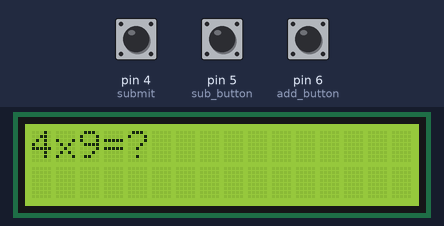
The sketch below on a simulated Arduino Uno, built with avr-gcc and run on an emulated ATmega328P. Parts: 16×2 character LCD. Inputs (shaded band) come from the test bench; at power-on: pin 4 (submit) HIGH, pin 5 (sub_button) HIGH, pin 6 (add_button) HIGH. Random numbers use the default seed unless the sketch sets one.

Above: at 1.2 s.
1.3 s: pin 4 (submit) pulled LOW for 3.2 s
At 1.7 s:
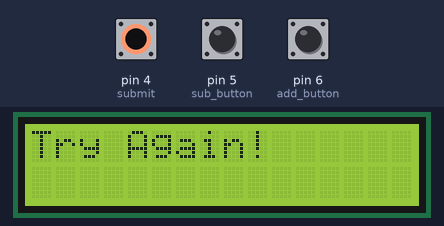
6.8 s: pin 5 (sub_button) pulled LOW for 1 s
At 8.2 s:
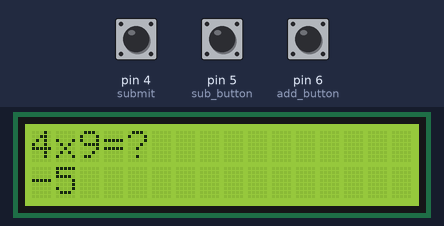
9.3 s: pin 6 (add_button) pulled LOW for 3.2 s
At 13.3 s:
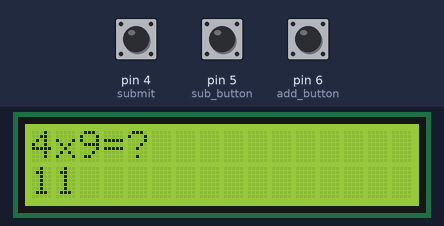
14.0 s: pin 6 (add_button) pulled LOW for 0.15 s
At 15.0 s:
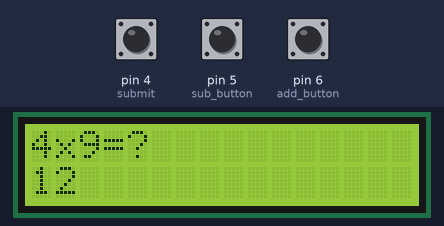
15.6 s: pin 4 (submit) pulled LOW for 0.15 s
At 16.2 s:
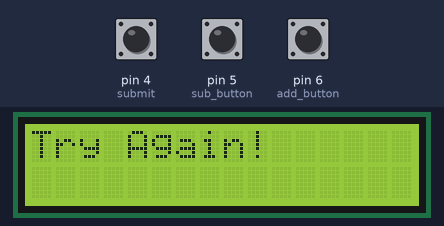
18.7 s: pin 4 (submit) pulled LOW for 1 s
Timing chart, 0 to 21.7 s (numbered marks = the images above; inputs shaded):
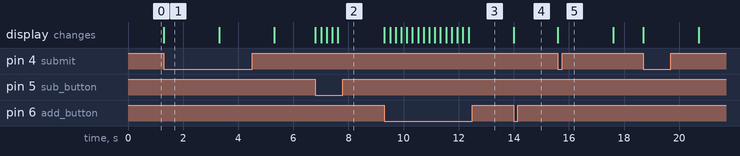

The sketch:

Math.ino
```cpp
#include <LiquidCrystal.h>

LiquidCrystal lcd(7, 8, 9, 10, 11, 12);

int response = 0;
int add_button = 6;
int sub_button = 5;
int submit = 4;
int wait = 200;

int num1;
int num2;
int answer;
String question;

void setup() {
  randomSeed(analogRead(0));
  num1 = random(0,10);
  num2 = random(0,10);
  answer = num1*num2;
  question = String(num1) + "x" + String(num2) + "=?";
  lcd.begin(16, 2);
  lcd.print(question);
  pinMode(add_button, INPUT_PULLUP);
  pinMode(sub_button, INPUT_PULLUP);
  pinMode(submit, INPUT_PULLUP);
  lcd.setCursor(0,1);
}

void update(){
  lcd.setCursor(0,0);
  lcd.clear();
  lcd.print(question);
  lcd.setCursor(0,1);
  lcd.print(response);
}

void loop() {

  if (LOW == digitalRead(add_button)){
    response+=1;
    lcd.print(response);
    update();
    delay(wait);
  }
  if (LOW == digitalRead(sub_button)){
    response-=1;
    lcd.print(response);
    update();
    delay(wait);
  }
  if(digitalRead(submit) == LOW){
    if (response == answer){
      lcd.clear();
      lcd.print("Nice!");
      randomSeed(analogRead(0));
      num1 = random(0,10);
      num2 = random(0,10);
      answer = num1*num2;
      question = String(num1) + "x" + String(num2) + "=?";
      delay(2000);
      response = 0;
      update();

    }else{
      lcd.clear();
      lcd.print("Try Again!");
      delay(2000);
      update();
    }
  }

}
```

Measured:
- after the input at 1.3 s, the display: changes at once (image 1)
- after the input at 6.8 s, the display: first changes at once (image 2 shows a later state)
- after the input at 9.3 s, the display: first changes at once (image 3 shows a later state)
- after the input at 14.0 s, the display: changes at once (image 4)
- after the input at 15.6 s, the display: changes at once (image 5)
- what the display in image 1 shows lasts 2.0 s, from 1.3 s to 3.3 s
